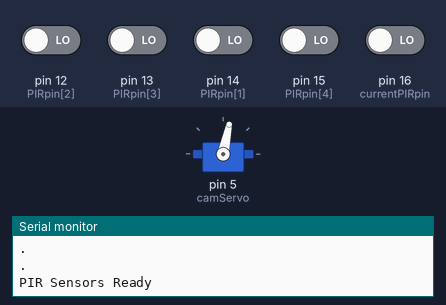
Bench run of a sketch on a simulated Arduino Uno, built with avr-gcc and run on an emulated ATmega328P. Parts: servo, the last lines printed to the serial monitor. The test bench sets the inputs (shaded band); at power-on: pin 12 (PIRpin[2]), pin 13 (PIRpin[3]), pin 14 (PIRpin[1]), pin 15 (PIRpin[4]), pin 16 (currentPIRpin) LOW.

Above: at 16.2 s.
16.3 s: pin 13 (PIRpin[3]) driven HIGH
At 16.6 s:
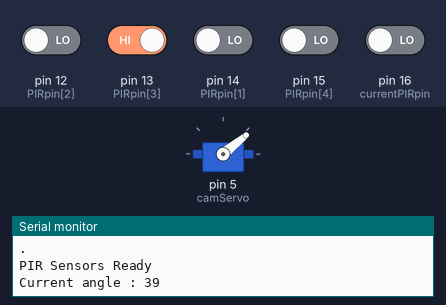
17.8 s: pin 14 (PIRpin[1]) driven HIGH
At 19.0 s:
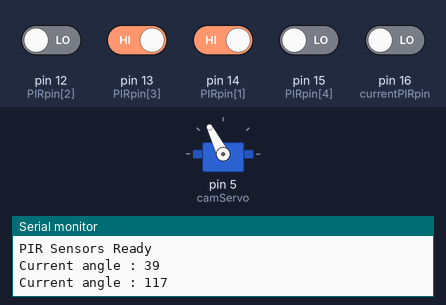
19.3 s: pin 15 (PIRpin[4]) driven HIGH
At 20.1 s:
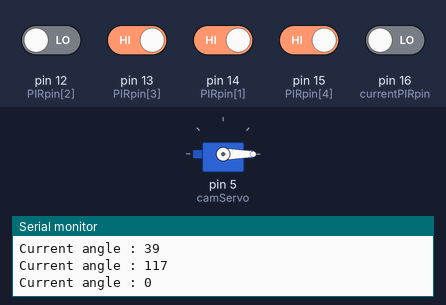
20.8 s: pin 16 (currentPIRpin) driven HIGH
At 21.3 s:
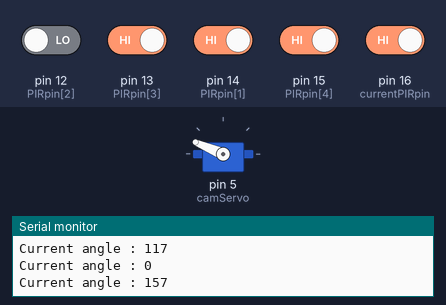
22.3 s: pin 12 (PIRpin[2]) driven HIGH
At 23.6 s:
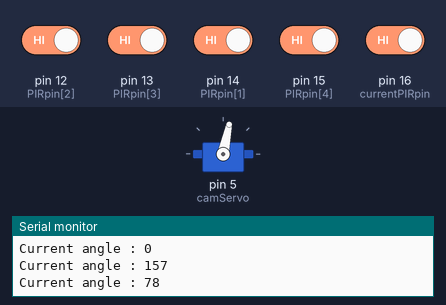
Timing chart, 0 to 24.8 s (numbered marks = the images above; inputs shaded):
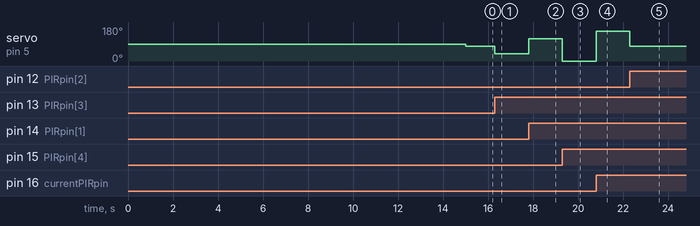

The sketch:

SR501_CAM.ino
```cpp
/*************************************************
*** The Motion Following Motorized Camera Base ***
***               by Lindsay Fox               ***
*************************************************/

// Servor motor
#include <Servo.h>
Servo camServo; // name the servo motor controlling the camera base
int currentPIRposition = 0; // set current angle of servo

// PIR sensors
int PIRpin[] = {16,14,12,13,15}; // PIR pin numbers : D0 D5 D6 D7 D8
int currentPIRpin = 16; // the current PIR pin; begin with the first in the sequence above : D0
int PIRprevState[] = {1,1,1,1,1}; // the previous state of the PIR (0 = LOW, 1 = HIGH)
int PIRposition[] = {157,117.75,78.5,39.25,0}; // assign angles for servo motor (0-157 distributed equally between 5 PIR sensors)
boolean PIRstatus; // Set status of PIR sensor as either true or false


///// SETUP //////////////////////////////////////
void setup()  {

  Serial.begin(9600);
  camServo.attach(5); // assign servo pin : D1

  for (int p = 0; p < 5; p++)  { // set all PIR sensors as INPUTS
  pinMode(PIRpin[p], INPUT);
    } // end 'p' for

  /////// CALIBRATE PIR SENSORS ///////
  Serial.print("Calibrating PIR Sensors ");
    for(int c = 0; c < 15; c++){ // calibrate PIR sensors for 15 seconds (change from 10-60 sec depending on your sensors)
      Serial.println(".");
      delay(1000); // wait 1 second
      } // end calibration for
    Serial.println("PIR Sensors Ready");

  camServo.write(78.5); // move the servo to the center position to begin

  } // end setup


///// MAIN LOOP //////////////////////////////////
void loop()  {

  for (int PIR = 0; PIR < 5; PIR++) { // start this loop for each PIR sensor
    currentPIRpin = PIRpin[PIR]; // set current PIR pin to current number in 'for' loop
    PIRstatus = digitalRead(currentPIRpin);

    if (PIRstatus == HIGH) { // if motion is detected on current PIR sensor
      if(PIRprevState[PIR] == 0) { // if PIR sensor's previous state is LOW
        if (currentPIRposition != currentPIRpin && PIRprevState[PIR] == 0) { // if high PIR is different than current position PIR then move to new position
          camServo.write(PIRposition[PIR]);
          Serial.print("Current angle : ");
          Serial.println(PIRposition[PIR]);
          delay(50);
          currentPIRposition = currentPIRpin; // reset current PIR position to active [PIR] pin
          PIRprevState[PIR] = 1; // set previous PIR state to HIGH
          }
        PIRprevState[PIR] = 1; // set previous PIR state to HIGH if the current position is the same as the current PIR pin
        } // end PIRprevState if
      } // end PIRstatus if

    else  { //
      PIRprevState[PIR] = 0;   // set previous PIR state to LOW
      } // end else

    } // end [PIR] for loop
  } // end main loop
```

Measured:
- after the input at 16.3 s, servo on pin 5 (camServo): 78° → 39° at once
- after the input at 17.8 s, servo on pin 5 (camServo): 39° → 117° at once
- after the input at 19.3 s, servo on pin 5 (camServo): 117° → 0° at once
- after the input at 20.8 s, servo on pin 5 (camServo): 0° → 157° at once
- after the input at 22.3 s, servo on pin 5 (camServo): 157° → 78° at once
